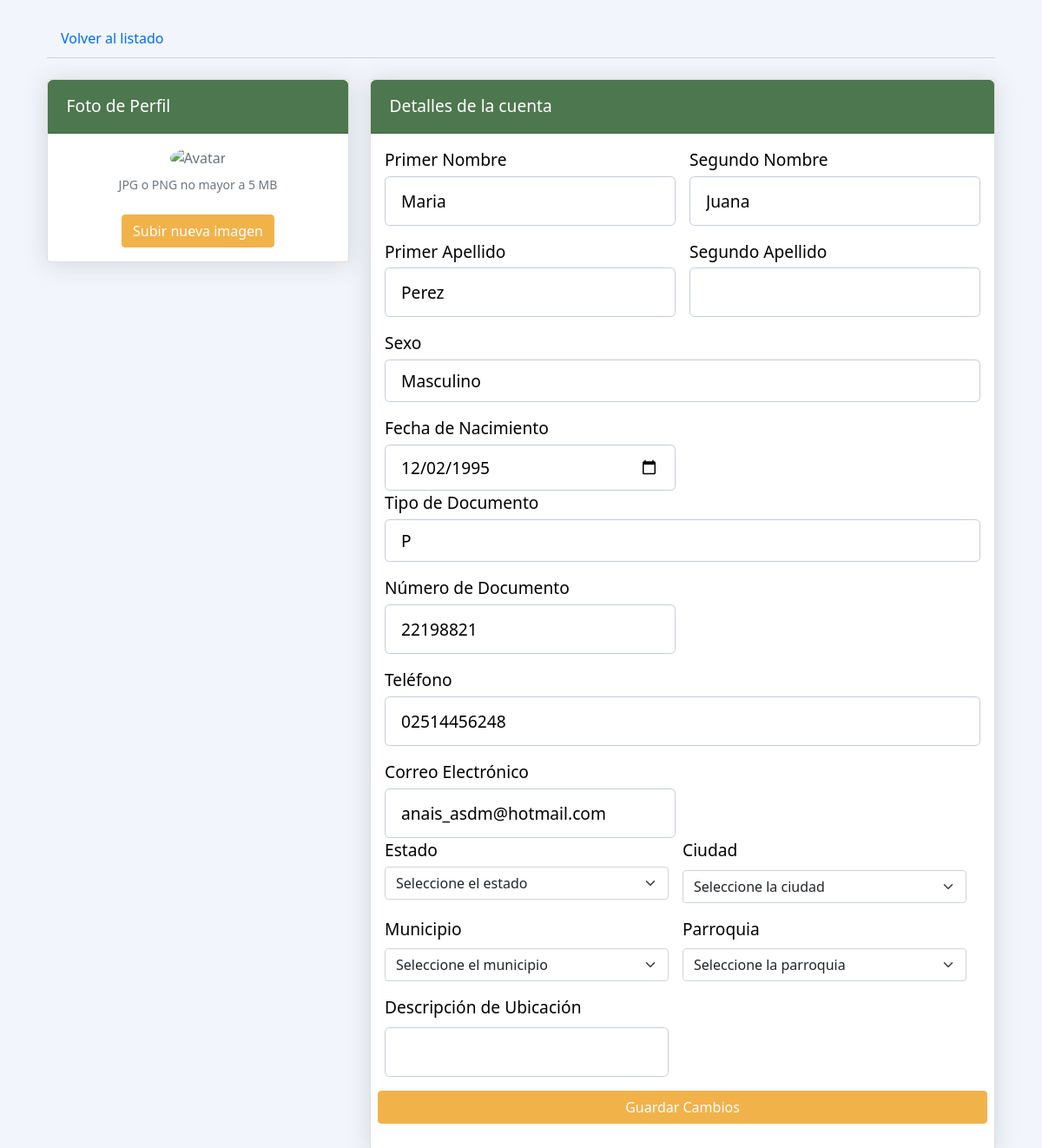
The app's page /app/vistas/modificar_usuario.php?id_usuario=27 (signed in), older data.
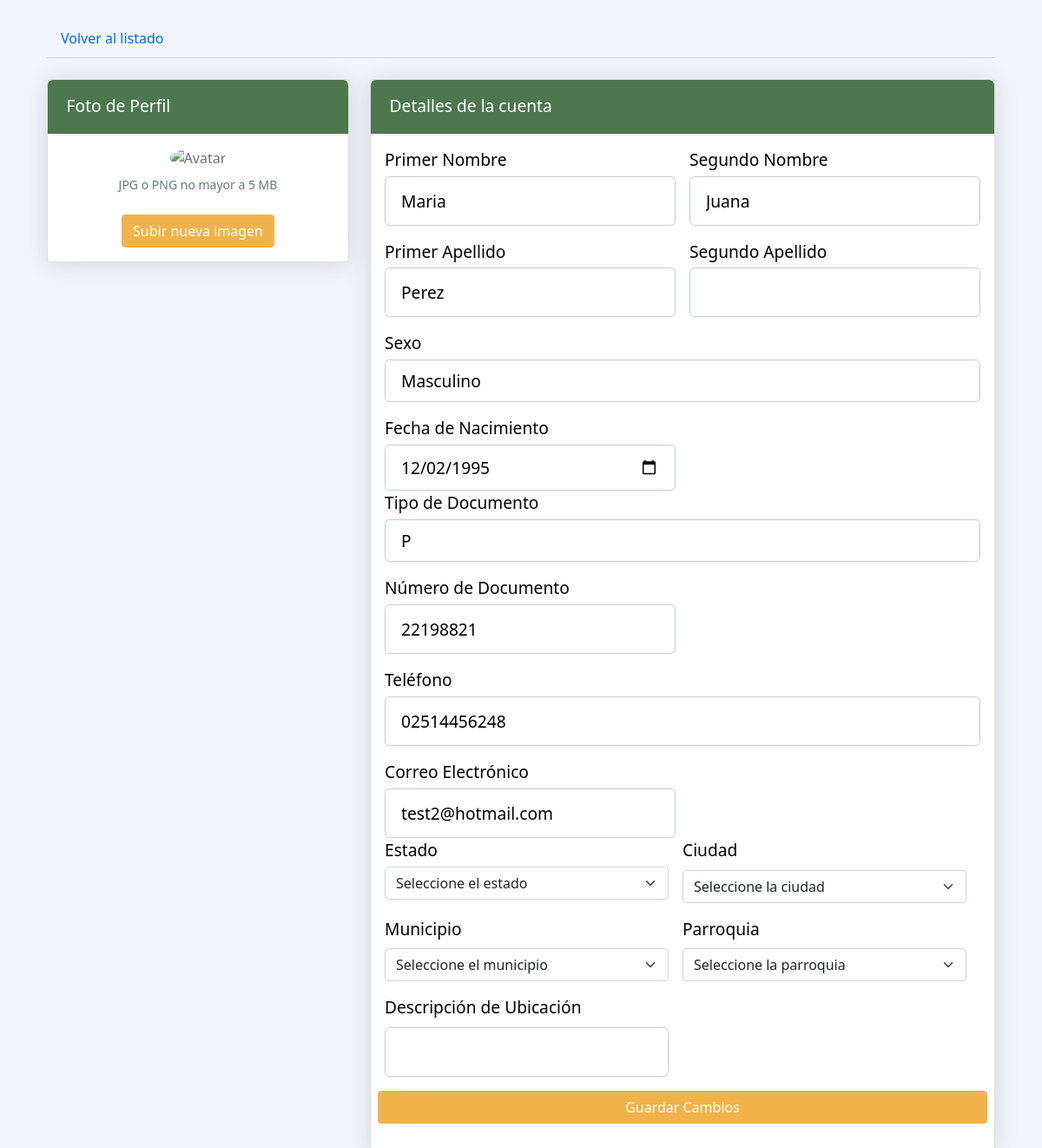
The same page, newer data.
### tables this page shows
CREATE TABLE `usuario` (
  `id_usuario` int(11) NOT NULL,
  `usuario` varchar(50) NOT NULL,
  `tipo_doc` enum('V','E','J','P') NOT NULL,
  `num_doc` varchar(12) NOT NULL,
  `correo` varchar(70) NOT NULL,
  `contraseña` varchar(34) NOT NULL,
  `nombre1` varchar(150) NOT NULL,
  `nombre2` varchar(150) DEFAULT NULL,
  `apellido1` varchar(150) NOT NULL,
  `apellido2` varchar(150) DEFAULT NULL,
  `foto` blob DEFAULT NULL,
  `fecha_nac` date NOT NULL,
  `telefono` varchar(15) NOT NULL,
  `sexo` enum('Masculino','Femenino') NOT NULL,
  `pregunta_s1` enum('NOMBRE DE MI MADRE','NOMBRE DE MI MASCOTA','NOMBRE DE MI PRIMER COLEGIO','NOMBRE DE MI PRIMER TRABAJO','NOMBRE DE MI PADRE') NOT NULL,
  `respuesta_1` varchar(150) NOT NULL,
  `pregunta_s2` enum('NOMBRE DE MI HERMANO MAYOR','DONDE NACIO SU MADRE','NOMBRE DE MEJOR AMIGO DE LA INFANCIA','PELICULA FAVORITA','SEGUNDO APELLIDO DE MI MADRE') NOT NULL,
  `respuesta_2` varchar(150) NOT NULL,
  `status` enum('activo','inactivo') NOT NULL
);

### app/controladores/listado_PacienteControlador.php (called while the page is built, shortened)
<?php
require_once __DIR__ . '/../modelos/listado_PacienteModelo.php';
require_once '../../config/conexion.php';
class listado_PacienteControlador
{
    private $listado_PacienteModelo;
    public function __construct()
    {
        global $conn;
        $this->listado_PacienteModelo = new listado_PacienteModelo($conn);
    }
    public function obtenerUsuarioPorId($id_usuario)
    {
        return $this->listado_PacienteModelo->buscarUsuarioPorId($id_usuario);
    }
}

### app/modelos/listado_PacienteModelo.php (called while the page is built, shortened)
<?php
class listado_PacienteModelo
{
    private $conn;
    public function __construct($conn)
    {
        $this->conn = $conn;
    }
    public function buscarUsuarioPorId($id_usuario)
    {
        try {
            $sql = $this->conn->prepare("SELECT * FROM usuario WHERE id_usuario = :id_usuario");
            $sql->bindParam(':id_usuario', $id_usuario, \PDO::PARAM_INT);
            $sql->execute();
            return $sql->fetch(\PDO::FETCH_ASSOC);
        } catch (\PDOException $e) {
            error_log("Error al buscar usuario por ID: " . $e->getMessage());
            return null;
        }
    }
}

### app/vistas/modificar_usuario.php (the view, shortened to what this page needs)
<?php
require_once __DIR__ . '/../controladores/listado_PacienteControlador.php';
$id_usuario = htmlspecialchars($_GET['id_usuario']);
$controller = new listado_PacienteControlador();
$usuario = $controller->obtenerUsuarioPorId($id_usuario);
?>
<!DOCTYPE html>
<html lang="en">
<head>
    <link href="https://cdn.jsdelivr.net/npm/bootstrap@5.0.1/dist/css/bootstrap.min.css" rel="stylesheet">
    <link rel="stylesheet" href="css/modificar.css">
</head>
<body>
    <div class="container-xl px-4 mt-4">
        <nav class="nav nav-borders">
            <a class="nav-link" href="listado_pacientes.php">Volver al listado</a>
        </nav>
        <hr class="mt-0 mb-4">
        <div class="row">
            <div class="col-xl-4">
                <div class="card mb-4 mb-xl-0">
                    <div class="card-header">Foto de Perfil</div>
                    <div class="card-body text-center">
                        <img class="img-account-profile rounded-circle mb-2" src="http://bootdey.com/img/Content/avatar/avatar1.png" alt="Avatar">
                        <div class="small font-italic text-muted mb-4">JPG o PNG no mayor a 5 MB</div>
                        <button class="btn btn-primary" type="button">Subir nueva imagen</button>
                    </div>
                </div>
            </div>
            <div class="col-xl-8">
                <div class="card mb-4">
                    <div class="card-header">Detalles de la cuenta</div>
                    <div class="card-body">
                        <form method="POST" action="">
                            <div class="row gx-3 mb-3">
                                <div class="col-md-6">
                                    <label class="small mb-1" for="nombre1">Primer Nombre</label>
                                    <input class="form-control" id="nombre1" name="nombre1" type="text" value="<?= htmlspecialchars( $usuario['nombre1']) ?>" required>
                                </div>
                                <div class="col-md-6">
                                    <label class="small mb-1" for="nombre2">Segundo Nombre</label>
                                    <input class="form-control" id="nombre2" name="nombre2" type="text" value="<?= htmlspecialchars( $usuario['nombre2']) ?>">
                                </div>
                            </div>
                            <div class="row gx-3 mb-3">
                                <div class="col-md-6">
                                    <label class="small mb-1" for="apellido1">Primer Apellido</label>
                                    <input class="form-control" id="apellido1" name="apellido1" type="text" value="<?= htmlspecialchars( $usuario['apellido1']) ?>" required>
                                </div>
                                <div class="col-md-6">
                                    <label class="small mb-1" for="apellido2">Segundo Apellido</label>
                                    <input class="form-control" id="apellido2" name="apellido2" type="text" value="<?= htmlspecialchars($usuario['apellido2']) ?>">
                                </div>
                            </div>
                            <div class="mb-3">
                                <label class="small mb-1" for="sexo">Sexo</label>
                                <select class="form-control" id="sexo" name="sexo" required>
                                    <option value="Masculino" <?= $usuario['sexo'] === 'Masculino' ? 'selected' : '' ?>>Masculino</option>
                                </select>
                            </div>
                            <div class="row gx-3 mb-3">
                                <div class="col-md-6">
                                    <label class="small mb-1" for="fecha_nac">Fecha de Nacimiento</label>
                                    <input class="form-control" id="fecha_nac" name="fecha_nac" type="date" value="<?= htmlspecialchars($usuario['fecha_nac']) ?>" required>
                                </div>
                                <div class="mb-3">
                                <label class="small mb-1" for="tipo_doc">Tipo de Documento</label>
                                <select class="form-control" id="tipo_doc" name="tipo_doc" required>
                                    <option value="P" <?= $usuario['tipo_doc'] === 'P' ? 'selected' : '' ?>>P</option>
                                </select>
                            </div>
                                <div class="col-md-6">
                                    <label class="small mb-1" for="num_doc">Número de Documento</label>
                                    <input class="form-control" id="num_doc" name="num_doc" type="text" value="<?= htmlspecialchars($usuario['num_doc']) ?>" required>
                                </div>
                            </div>
                            <div class="mb-3">
                                <label class="small mb-1" for="telefono">Teléfono</label>
                                <input class="form-control" id="telefono" name="telefono" type="text" value="<?= htmlspecialchars($usuario['telefono']) ?>" required>
                            </div>
                            <div class="row gx-3 mb-3">
                                <div class="col-md-6">
                                    <label class="small mb-1" for="correo">Correo Electrónico</label>
                                    <input class="form-control" id="correo" name="correo" type="email" value="<?= htmlspecialchars($usuario['correo']) ?>" required>
                                </div>
                            <div class="row gx-3 mb-3">
                                <div class="col-md-6">
                                    <label class="small mb-1" for="id_estado">Estado</label>
                                    <select class="form-select" id="estado" name="id_estado" required>
                        <option value="" disabled selected>Seleccione el estado</option>
                    </select>
                  </div>
                  <div class="col-md-6 mb-3">
                    <label for="ciudad" class="form-label">Ciudad</label>
                    <select class="form-select" id="ciudad" name="id_ciudad" required>
                        <option value="" disabled selected>Seleccione la ciudad</option>
                    </select>
                </div>
                <div class="col-md-6 mb-3">
                    <label for="municipio" class="form-label">Municipio</label>
                    <select class="form-select" id="municipio" name="id_municipio" required>
                        <option value="" disabled selected>Seleccione el municipio</option>
                    </select>
                </div>
                <div class="col-md-6 mb-3">
                    <label for="parroquia" class="form-label">Parroquia</label>
                    <select class="form-select" id="parroquia" name="id_parroquia" required>
                        <option value="" disabled selected>Seleccione la parroquia</option>
                    </select>
                </div>
            <div class="col-md-6">
                <label for="otro" class="form-label">Descripción de Ubicación</label>
                <input type="text" class="form-control" id="otro" name="otro"></textarea>
            </div>
                            </div>
                            <button class="btn btn-primary" type="submit">Guardar Cambios</button>
                        </form>
                    </div>
                </div>
            </div>
        </div>
    </div>
</body>
</html>

### app/vistas/css/modificar.css (style rules this page uses)
body { margin-top:20px; background-color:#f2f6fc; color:#69707a; }
.img-account-profile { height: 10rem; }
.rounded-circle { border-radius: 50% !important; }
.card { box-shadow: 0 0.15rem 1.75rem 0 rgb(33 40 50 / 15%); }
.card .card-header { font-weight: 500; background-color:#4d774e; color: #fff; }
.card-header:first-child { border-radius: 0.35rem 0.35rem 0 0; }
.card-header { padding: 1rem 1.35rem; margin-bottom: 0; background-color: rgba(33, 40, 50, 0.03); border-bottom: 1px solid rgba(33, 40, 50, 0.125); color: #000000; font-size: 1.2rem; }
.form-control, .dataTable-input { display: block; width: 100%; padding: 0.875rem 1.125rem; font-size: 0.875rem; font-weight: 400; line-height: 1; color: #000000; background-color: #fff; background-clip: padding-box; border: 1px solid #c5ccd6; -webkit-appearance: none; -moz-appearance: none; appearance: none; border-radius: 0.35rem; transition: border-color 0.15s ease-in-out, box-shadow 0.15s ease-in-out; font-size: 1.2rem !important; }
.nav-borders .nav-link { color: #006aff; border-bottom-width: 0.125rem; border-bottom-style: solid; border-bottom-color: transparent; padding-top: 0.5rem; padding-bottom: 0.5rem; padding-left: 0; padding-right: 0; margin-left: 1rem; margin-right: 1rem; }
label { color: black; font-size: 1.2rem !important; }
.btn-primary { background-color: #f1b24a; border-color: #f1b24a; }

Row changes from the older to the newer data that the page shows:
changed usuario "Maria": correo "anais_asdm@hotmail.com" → "test2@hotmail.com"
